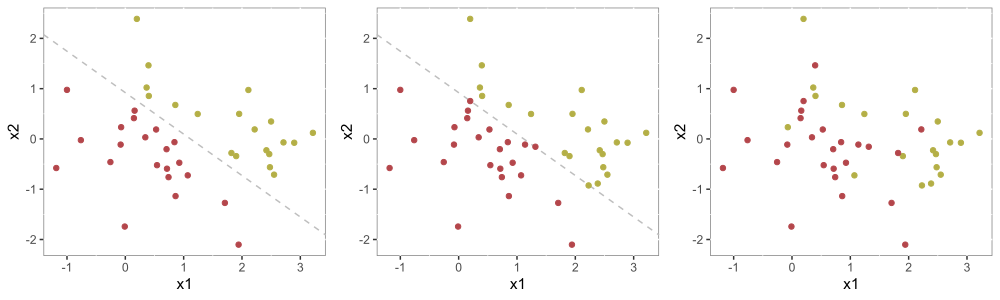

R code for this plot:
library(tidyr);library(dplyr); library(ggplot2); library(tikzDevice)

set.seed(5)

x1 <- rnorm(45,1,1)
x2 <- rnorm(45,0,1)

dat1 <- tbl_df(cbind(x1,x2))
# dat1[12,] <- t(c(1,0))
# dat1[13,] <- t(c(2,0.8))

vec1 <- c(25,2,5,11,21,23,27,28,32,33,34,35,36,41,44,6,8,17,42,19,40)

dat1$group <- 0
dat1[vec1,]$group <- 1

quasisep <- ggplot(dat1, aes(x=x1,y=x2,color=factor(group)))+
  # geom_text(
  #   label=rownames(dat1),
  #   check_overlap = T
  # )+
  geom_abline(aes(intercept = 0.92, slope = -0.824),linetype="dashed", colour = "gray")+
  geom_point()+
  scale_color_manual("", labels = c("0", "1"), values = c("#B4464B", "#B4AF46"))+
  # scale_shape_manual(values = c(1, 16))+
  theme(panel.background = element_rect(fill = "white", colour = "grey50"),
        legend.key = element_rect(fill = "white"),
        legend.position = "none")
quasisep

head(dat1)
dat1$group <- as.factor(dat1$group)
library(GLMcat)
# glmcat(group~x1+x2, data = dat1, ratio = "reference",cdf = "logistic")
mod1 <- glm(group~x1+x2, data = dat1, family = binomial(), control = glm.control(trace = T))
summary(mod1)
mod1$linear.predictors
mod1$fitted.values
plot(mod1$linear.predictors,mod1$fitted.values)

separation <- ggplot(dat1[-c(11,12,31,10,2),], aes(x=x1,y=x2,color=factor(group)))+
  # geom_text(
  #   label=rownames(dat1),
  #   check_overlap = T
  # )+
  geom_abline(aes(intercept = 0.92, slope = -0.824),linetype="dashed", colour = "gray")+
  geom_point()+
  scale_color_manual("", labels = c("0", "1"), values = c("#B4464B", "#B4AF46"))+
  # scale_shape_manual(values = c(1, 16))+
  # geom_abline(aes(intercept = 1.2, slope = -1.05),linetype="dashed", colour = "gray")+
  theme(panel.background = element_rect(fill = "white", colour = "grey50"),
        legend.key = element_rect(fill = "white"),
        legend.position = "none")
separation

mod1 <- glm(group~x1+x2, data = dat1[-c(11,12,31,10,2),], family = binomial(), control = glm.control(trace = T))
summary(mod1)
mod1$linear.predictors
mod1$fitted.values
plot(mod1$linear.predictors,mod1$fitted.values)

vec1 <- c(2,5,11,21,23,27,28,32,33,35,36,41,44,8,17,42,19,40,15,4)

dat1$group <- 0
dat1[vec1,]$group <- 1

overlap <- ggplot(dat1, aes(x=x1,y=x2,color=factor(group)))+
  # geom_text(
  #   label=rownames(dat1),
  #   check_overlap = T
  # )+
  geom_point()+
  scale_color_manual("", labels = c("0", "1"), values = c("#B4464B", "#B4AF46"))+
  # scale_shape_manual(values = c(1, 16))+
  # geom_abline(aes(intercept = 0.92, slope = -0.824),linetype="dashed", colour = "gray")+
  theme(panel.background = element_rect(fill = "white", colour = "grey50"),
        legend.key = element_rect(fill = "white"),
        legend.position = "none")
overlap

mod1 <- glm(group~x1+x2, data = dat1, family = binomial(), control = glm.control(trace = T))
summary(mod1)
mod1$linear.predictors
mod1$fitted.values
plot(mod1$linear.predictors,mod1$fitted.values)

# PDF 8*3
# tikz(file = "Overlap_quasi_separation.tex", standAlone=F, width = 6.7, height = 2.5)
# endoffile <- dev.off() 

library(ggpubr)
ggarrange(separation,quasisep,overlap,ncol = 3, nrow = 1, labels = c("",""))
# 4*10
# library(shiny)
# library(ggplot2)
# library(Cairo)   # For nicer ggplot2 output when deployed on Linux
# 
# ui <- fluidPage(
#   fluidRow(
#     column(width = 4,
#            plotOutput("plot1", height = 300,
#                       # Equivalent to: click = clickOpts(id = "plot_click")
#                       click = "plot1_click",
#                       brush = brushOpts(
#                         id = "plot1_brush"
#                       )
#            )
#     )
#   ),
#   fluidRow(
#     column(width = 6,
#            h4("Points near click"),
#            verbatimTextOutput("click_info")
#     ),
#     column(width = 6,
#            h4("Brushed points"),
#            verbatimTextOutput("brush_info")
#     )
#   )
# )
# 
# server <- function(input, output) {
#   output$plot1 <- renderPlot({
#     set.seed(5)
#     
#     x1 <- rnorm(45,1,1)
#     x2 <- rnorm(45,0,1)
#     
#     dat1 <- data.frame(cbind(x1,x2))
#     # dat1[12,] <- t(c(1,0))
#     # dat1[13,] <- t(c(2,0.8))
#     
#     ggplot(dat1, aes(x=x1,y=x2))+
#       geom_text(
#         label=rownames(dat1),
#         check_overlap = T
#       )+
#       geom_abline(aes(intercept = 0.9, slope = -0.835))
#   })
#   
#   output$click_info <- renderPrint({
#     # Because it's a ggplot2, we don't need to supply xvar or yvar; if this
#     # were a base graphics plot, we'd need those.
#     nearPoints(dat1, input$plot1_click, addDist = TRUE)
#   })
#   
#   output$brush_info <- renderPrint({
#     brushedPoints(dat1, input$plot1_brush)
#   })
# }
# 
# shinyApp(ui, server)
# 
# 
# library(GLMcat)
# data(TravelChoice)
# debug(glmcat)
# discrete_cm(formula = choice ~ hinc[car] + gc + invt,
#             case_id = "indv",alternatives = "mode", reference = "air",
#             data = TravelChoice, alternative_specific = c("gc", "invt"),
#             cdf = "logistic")
